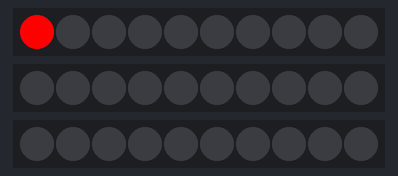
This sketch was run on a simulated Arduino Uno, built with avr-gcc and run on an emulated ATmega328P. Parts: 3 × 10 RGB LEDs in strip order, left to right.

Above: at 0.05 s.
At 0.76 s:
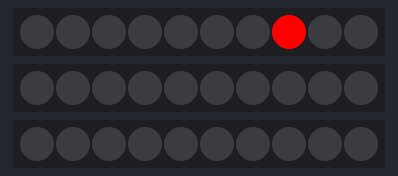
At 1.47 s:
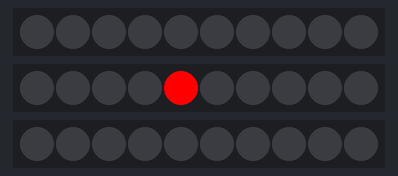
At 2.18 s:
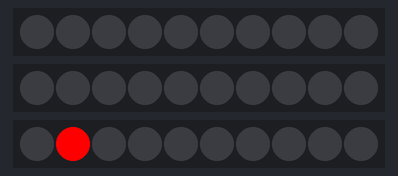
At 2.59 s:
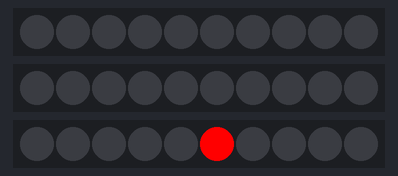
At 3.0 s:
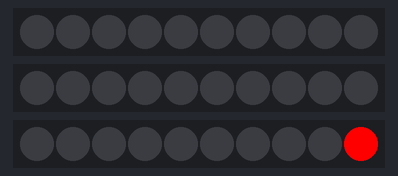

Measured:
- by itself, everything shown: repeats every 3.0 s, in 30 steps

The sketch:

OI_blinky_1.ino
```cpp
// ArrayOfLedArrays - see https://github.com/FastLED/FastLED/wiki/Multiple-Controller-Examples for more info on
// using multiple controllers.  In this example, we're going to set up four NEOPIXEL strips on three
// different pins, each strip getting its own CRGB array to be played with, only this time they're going
// to be all parts of an array of arrays.

#include "FastLED.h"

#define NUM_STRIPS 3
#define NUM_LEDS_PER_STRIP 10
CRGB leds[NUM_STRIPS][NUM_LEDS_PER_STRIP];

// For mirroring strips, all the "special" stuff happens just in setup.  We
// just addLeds multiple times, once for each strip
void setup() {
  // tell FastLED there's 60 NEOPIXEL leds on pin 10
  FastLED.addLeds<NEOPIXEL, 10>(leds[0], NUM_LEDS_PER_STRIP);

  // tell FastLED there's 60 NEOPIXEL leds on pin 11
  FastLED.addLeds<NEOPIXEL, 11>(leds[1], NUM_LEDS_PER_STRIP);

  // tell FastLED there's 60 NEOPIXEL leds on pin 12
  FastLED.addLeds<NEOPIXEL, 12>(leds[2], NUM_LEDS_PER_STRIP);

}

void loop() {
  // This outer loop will go over each strip, one at a time
  for(int x = 0; x < NUM_STRIPS; x++) {
    // This inner loop will go over each led in the current strip, one at a time
    for(int i = 0; i < NUM_LEDS_PER_STRIP; i++) {
      leds[x][i] = CRGB::Red;
      FastLED.show();
      leds[x][i] = CRGB::Black;
      delay(100);
    }
  }
}
```
